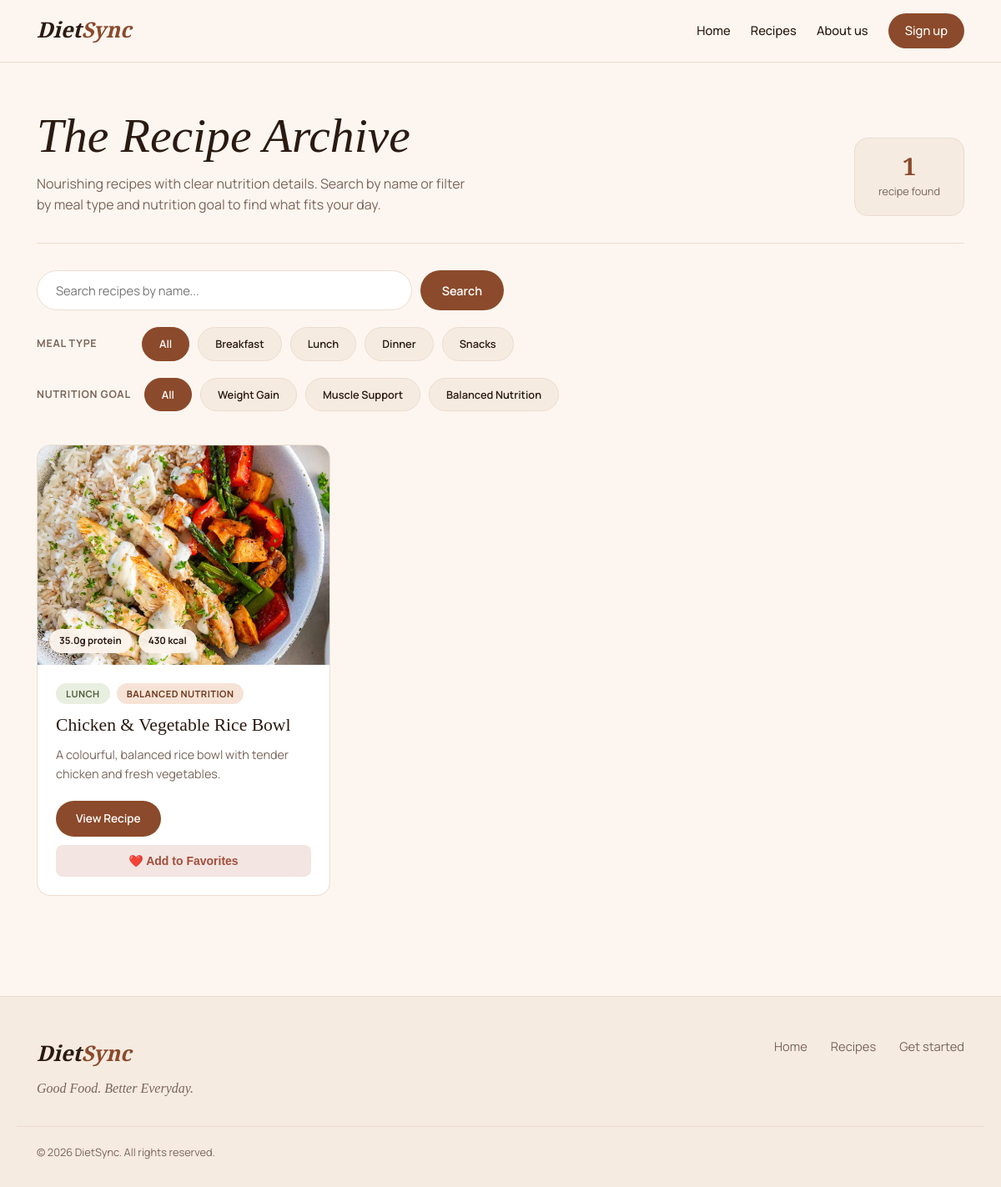
The app's page /recipes/ with its own data.
### core/models.py (models this page shows, shortened)
class Recipe(models.Model):
    MEAL_TYPES = [
        ("breakfast", "Breakfast"),
        ("lunch", "Lunch"),
        ("dinner", "Dinner"),
        ("snack", "Snacks"),
    ]
    CATEGORIES = [
        ("weight_gain", "Weight Gain"),
        ("muscle_support", "Muscle Support"),
        ("balanced", "Balanced Nutrition"),
    ]
    title = models.CharField(max_length=200)
    description = models.TextField()
    image = models.ImageField(upload_to="recipes/")
    ingredients = models.TextField()
    instructions = models.TextField()
    calories = models.IntegerField(blank=True, null=True)
    protein = models.FloatField(blank=True, null=True)
    carbs = models.FloatField(blank=True, null=True)
    fat = models.FloatField(blank=True, null=True)
    is_featured = models.BooleanField(default=False)
    created_at = models.DateTimeField(auto_now_add=True)
    meal_type = models.CharField(max_length=20, choices=MEAL_TYPES, blank=True)
    nutrition_category = models.CharField(max_length=20, choices=CATEGORIES, blank=True)

### core/views.py (the view)
# urls.py: path("recipes/", recipes_view, name="recipes"),
def recipes_view(request):
    recipes = Recipe.objects.all()
    q = request.GET.get("q", "")
    meal_type = request.GET.get("meal_type", "")
    nutrition = request.GET.get("nutrition", "")
    if q:
        recipes = recipes.filter(title__icontains=q)
    if meal_type:
        recipes = recipes.filter(meal_type=Recipe.MEAL_TYPES)
    if nutrition:
        recipes = recipes.filter(nutrition_category=Recipe.CATEGORIES)
    return render(request, "recipes.html", {"recipes": recipes,"q": q,"meal_type": meal_type,"nutrition": nutrition,"meal_types": Recipe.MEAL_TYPES,"nutrition_categories": Recipe.CATEGORIES,})

### core/templates/recipes.html (shortened to what this page needs)
{% extends "core_base.html" %}
{% load static %}
{% block extra_css %}
<link rel="stylesheet" href="{% static 'css/recipes.css' %}">
{% endblock %}
{% block content %}
<section class="recipes-page">
<div class="rp-container">
<div class="rp-header">
<div class="rp-header-text">
<h1>The Recipe Archive</h1>
<p>Nourishing recipes with clear nutrition details. Search by name or filter by meal type and nutrition goal to find what fits your day.</p>
</div>
<div class="rp-count">
<strong>{{ recipes|length }}</strong>
<span>{{ recipes|length|pluralize:"recipe,recipes" }} found</span>
</div>
</div>
<div class="rp-controls">
<form method="get" action="{% url 'recipes' %}" class="rp-search">
<input type="text" name="q" value="{{ q }}" placeholder="Search recipes by name...">
<button type="submit">Search</button>
</form>
<div class="rp-filter-group">
<span class="rp-filter-label">Meal type</span>
<div class="rp-pills">
<a href="{% url 'recipes' %}?q={{ q|urlencode }}&nutrition={{ nutrition }}" class="rp-pill {% if not meal_type %}active{% endif %}">All</a>
{% for value, label in meal_types %}
<a href="{% url 'recipes' %}?q={{ q|urlencode }}&meal_type={{ value }}&nutrition={{ nutrition }}" class="rp-pill {% if meal_type == value %}active{% endif %}">{{ label }}</a>
{% endfor %}
</div>
</div>
<div class="rp-filter-group">
<span class="rp-filter-label">Nutrition goal</span>
<div class="rp-pills">
<a href="{% url 'recipes' %}?q={{ q|urlencode }}&meal_type={{ meal_type }}" class="rp-pill {% if not nutrition %}active{% endif %}">All</a>
{% for value, label in nutrition_categories %}
<a href="{% url 'recipes' %}?q={{ q|urlencode }}&meal_type={{ meal_type }}&nutrition={{ value }}" class="rp-pill {% if nutrition == value %}active{% endif %}">{{ label }}</a>
{% endfor %}
</div>
</div>
</div>
{% if recipes %}
<div class="rp-grid">
{% for recipe in recipes %}
<article class="rp-card">
<div class="rp-media">
{% if recipe.image %}
<img src="{{ recipe.image.url }}" alt="{{ recipe.title }}">
{% else %}
<div class="rp-media-blank"></div>
{% endif %}
<div class="rp-chips">
{% if recipe.protein %}<span>{{ recipe.protein }}g protein</span>{% endif %}
{% if recipe.calories %}<span>{{ recipe.calories }} kcal</span>{% endif %}
</div>
</div>
<div class="rp-body">
<div class="rp-tags">
{% if recipe.meal_type %}<span class="rp-tag">{{ recipe.get_meal_type_display }}</span>{% endif %}
{% if recipe.nutrition_category %}<span class="rp-tag rp-tag-alt">{{ recipe.get_nutrition_category_display }}</span>{% endif %}
</div>
<h3>{{ recipe.title }}</h3>
<p class="rp-desc">{{ recipe.description|truncatewords:20 }}</p>
<a href="/recipes/{{ recipe.pk }}/" class="rp-btn">View Recipe</a>
<form method="POST" action="{% url 'favorite_toggle' recipe.id %}">
    <button type="submit" class="favorite-button">
        ❤️ Add to Favorites
    </button>
</form>
</div>
</article>
{% endfor %}
</div>
{% else %}
<div class="rp-empty">
<h3>No recipes match your search</h3>
<p>Try a different name or clear the filters to see all recipes.</p>
<a href="{% url 'recipes' %}" class="rp-btn">Clear filters</a>
</div>
{% endif %}
</div>
</section>
{% endblock %}

### core/static/css/base.css (style rules this page uses)
:root { --bg: #fdf6f0; --bg-soft: #f6ebe1; --surface: #ffffff; --brown: #8b4a2b; --brown-dark: #6f3a20; --text: #2a1a12; --muted: #7a655a; --line: #ecdccf; --radius: 16px; }
* { box-sizing: border-box; margin: 0; padding: 0; }
html { scroll-behavior: smooth; }
body { font-family: "Manrope", sans-serif; background: var(--bg); color: var(--text); line-height: 1.6; }
a { color: inherit; text-decoration: none; }
img { max-width: 100%; display: block; }

### core/static/css/recipes.css (style rules this page uses)
.recipes-page { padding: 56px 0 80px; }
.rp-container { max-width: 1160px; margin: 0 auto; padding: 0 24px; }
.rp-header { display: flex; align-items: flex-end; justify-content: space-between; gap: 32px; padding-bottom: 32px; border-bottom: 1px solid var(--line); margin-bottom: 32px; }
.rp-header-text h1 { font-family: "Playfair Display", serif; font-style: italic; font-weight: 500; font-size: clamp(2.4rem, 5vw, 3.6rem); line-height: 1.1; margin-bottom: 14px; }
.rp-header-text p { max-width: 520px; color: var(--muted); }
.rp-count { background: var(--bg-soft); border: 1px solid var(--line); border-radius: var(--radius); padding: 16px 28px; text-align: center; flex-shrink: 0; }
.rp-count strong { display: block; font-family: "Playfair Display", serif; font-size: 1.8rem; color: var(--brown); line-height: 1.2; }
.rp-count span { font-size: 0.8rem; color: var(--muted); }
.rp-controls { display: flex; flex-direction: column; gap: 20px; margin-bottom: 40px; }
.rp-search { display: flex; gap: 10px; max-width: 560px; }
.rp-search input[type="text"] { flex: 1; padding: 13px 22px; border: 1px solid var(--line); border-radius: 999px; background: var(--surface); font-family: inherit; font-size: 0.92rem; color: var(--text); transition: border-color 0.25s ease, box-shadow 0.25s ease; }
.rp-search button { padding: 13px 26px; border: none; border-radius: 999px; background: var(--brown); color: #fff; font-family: inherit; font-weight: 600; font-size: 0.9rem; cursor: pointer; transition: background 0.25s ease; }
.rp-filter-group { display: flex; align-items: center; gap: 16px; flex-wrap: wrap; }
.rp-filter-label { min-width: 110px; font-size: 0.78rem; font-weight: 700; letter-spacing: 0.06em; text-transform: uppercase; color: var(--muted); }
.rp-pills { display: flex; flex-wrap: wrap; gap: 10px; }
.rp-pill { padding: 9px 20px; border-radius: 999px; background: var(--bg-soft); border: 1px solid var(--line); font-size: 0.8rem; font-weight: 600; color: var(--text); transition: background 0.25s ease, color 0.25s ease, border-color 0.25s ease; }
.rp-pill.active { background: var(--brown); border-color: var(--brown); color: #fff; }
.rp-grid { display: grid; grid-template-columns: repeat(auto-fill, minmax(300px, 1fr)); gap: 28px; }
.rp-card { background: var(--surface); border: 1px solid var(--line); border-radius: var(--radius); overflow: hidden; display: flex; flex-direction: column; transition: transform 0.35s ease, box-shadow 0.35s ease; }
.rp-media { position: relative; aspect-ratio: 4 / 3; background: var(--bg-soft); overflow: hidden; }
.rp-media img { width: 100%; height: 100%; object-fit: cover; transition: transform 0.5s ease; }
.rp-chips { position: absolute; left: 14px; bottom: 14px; display: flex; flex-wrap: wrap; gap: 8px; }
.rp-chips span { background: rgba(253, 246, 240, 0.94); padding: 5px 12px; border-radius: 999px; font-size: 0.72rem; font-weight: 700; color: var(--text); }
.rp-body { padding: 22px; display: flex; flex-direction: column; flex: 1; }
.rp-tags { display: flex; flex-wrap: wrap; gap: 8px; margin-bottom: 12px; }
.rp-tag { padding: 4px 12px; border-radius: 999px; background: #e8efe0; color: #4f5f3c; font-size: 0.7rem; font-weight: 700; text-transform: uppercase; letter-spacing: 0.04em; }
.rp-tag-alt { background: #f6e3d6; color: var(--brown-dark); }
.rp-body h3 { font-family: "Playfair Display", serif; font-weight: 500; font-size: 1.35rem; line-height: 1.25; margin-bottom: 10px; }
.rp-desc { font-size: 0.9rem; color: var(--muted); margin-bottom: 20px; flex: 1; }
.rp-btn { align-self: flex-start; display: inline-block; padding: 11px 24px; border-radius: 999px; background: var(--brown); color: #fff; font-size: 0.85rem; font-weight: 600; transition: background 0.25s ease, transform 0.25s ease; }
.favorite-button { width: 100%; padding: 11px; margin-top: 10px; background: #f3e5e1; color: #a34e3b; border: none; border-radius: 8px; cursor: pointer; font-size: 14px; font-weight: 600; }

### records on screen
Recipe: image (picture), protein "35.0", calories "430", meal_type "LUNCH", nutrition_category "BALANCED NUTRITION", title "Chicken & Vegetable Rice Bowl", description "A colourful, balanced rice bowl with tender chicken and fresh vegetables."

### other values on screen
{{ recipes|length }} "1"
{{ label }} "Breakfast" "Lunch" "Dinner" "Snacks"
{{ label }} "Weight Gain" "Muscle Support" "Balanced Nutrition"
